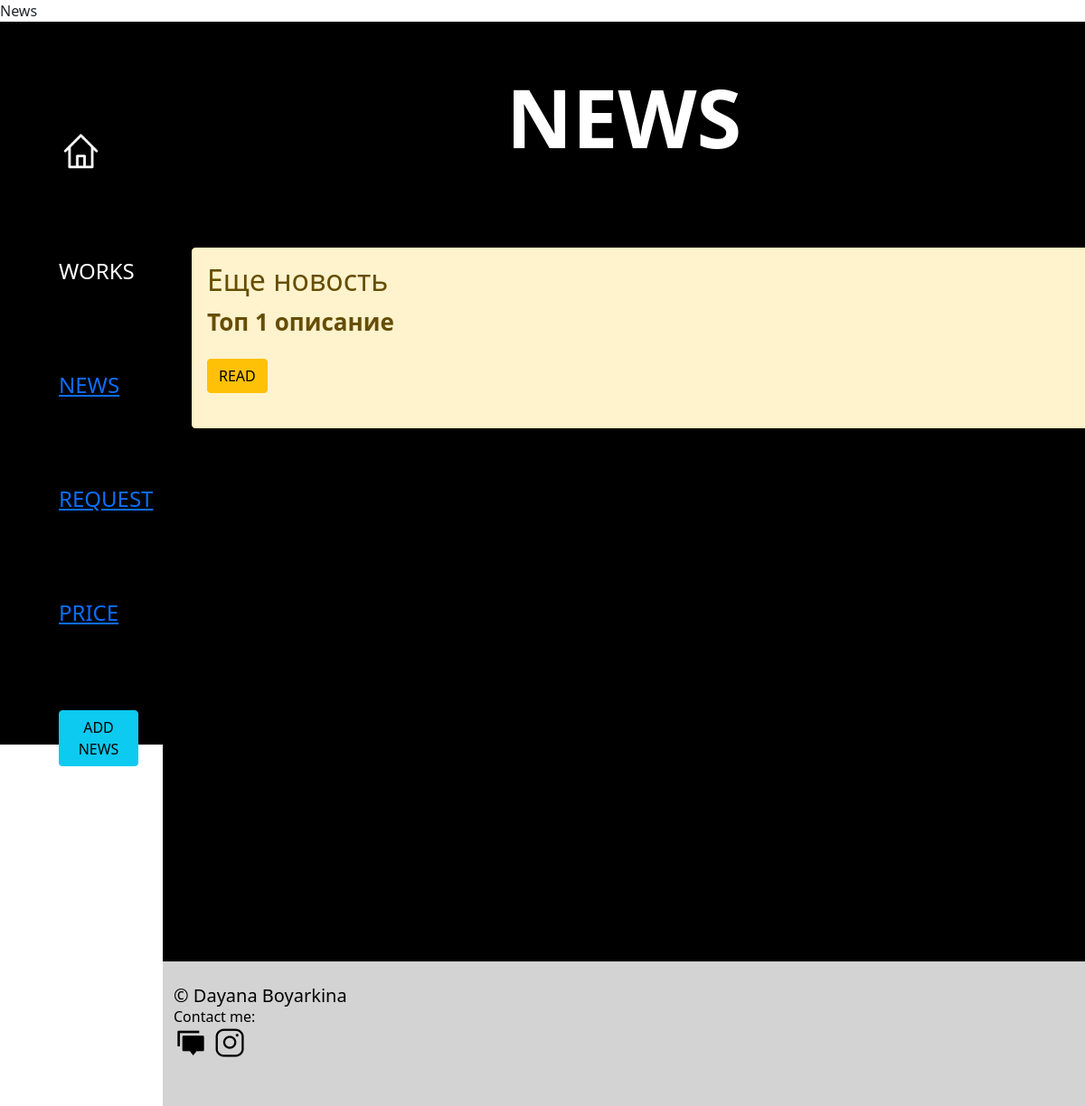
Page /news_navig/page/1 on the committed database.
### news_navig/models.py (models this page shows, shortened)
class Page(models.Model):
    CONTEXT_TYPES = (
        ("PR", "price"),
        ("RE", "sendarequest"),
        ("NE", "news_home"),
    )
    title = models.CharField(verbose_name="3aroлoвoк", max_length=255, default="3aroлoвoк")
    navig = models.CharField(
        verbose_name="Haзвaниe ccылки",
        max_length=255,
        default="Haзвaниe ccылки",
    )
    navig_position = models.IntegerField(
        verbose_name="Пpиopитeт в нaвиraции (0 - иcключить)",
        default=0,
    )
    context_type = models.CharField(max_length=2, choices=CONTEXT_TYPES, default="IN")
    content = models.TextField(verbose_name="Ocнoвнoe coдepжaниe cтpaницы", default="")
    timestamp = models.DateTimeField(verbose_name="Дaтa 3aпиcи", auto_now=True)
    class Meta:
        verbose_name = "Koнтeнт тeкyщeй cтpaницы"
        verbose_name_plural = "Уникaльный кoнтeнт cтpaниц"  # noqa: RUF001
        ordering = ("-navig_position",)

class News(models.Model):
    title = models.CharField("Название", max_length=50)
    anons = models.CharField("Анонс", max_length=250)
    full_text = models.TextField("Статья")
    date = models.DateTimeField("Дата публикации")
    class Meta:
        verbose_name = "Новость"
        verbose_name_plural = "Новости"

### news_navig/views.py (the view)
# urls.py: path("page/<int:pk>", views.page, name="page"),
def page(request: HttpRequest, pk: int):
    menu_items = (
        Page.objects.values("id", "navig", "navig_position")
        .filter(navig_position__gt=0)
        .order_by("-navig_position")
    )
    page = Page.objects.filter(id=pk).values()[0]
    context = {
        "pk": pk,
        "menu_items": menu_items,
        "title": page["title"],
        "content": page["content"],
    }
    view_funcs = {
        "PR": price,
        "RE": sendarequest,
        "NE": news_home,
    }
    view_func = view_funcs.get(page["context_type"])
    if view_func:
        return view_func(request, context)
    raise ValueError("Bad page id")

### news_navig/views.py (called while the page is built)
def news_home(request, context):
    news = News.objects.order_by("-date")[:3]
    context["news"] = news
    return render(request, "news_navig/news_home.html", context)

### news_navig/templates/news_navig/news_home.html (shortened to what this page needs)
{% extends 'news_navig/layout.html' %}
{% load static %}
{% block content %}
<section class="portfolio">
    <div class="container">
        <h2 class="portfolio-header" id="WORKS">NEWS</h2>
        <div class="features">
            {% if news %}
            {% for el in news %}
            <div class="alert alert-warning">
                <h2>{{ el.title }}</h2>
                <p> {{ el.anons }}</p>
                <a href="{% url 'news_navig:news' pk=el.id %}" class="btn btn-warning">READ</a>
            </div>
            {% endfor %}
            {% else %}
            <h1>Новостей на ближайшее время нет( </h1>
            {% endif %}
        </div>
    </div>
</section>
{% endblock %}

### news_navig/templates/news_navig/layout.html (shortened to what this page needs)
<html>
{% load static %}
<head>
    <link rel="stylesheet" href="{% static 'news_navig/css/main.css' %}">
    <link rel="stylesheet" href="https://cdn.jsdelivr.net/npm/bootstrap@5.1.3/dist/css/bootstrap.min.css">
</head>
<body>
    <aside>
        <ul>
            <li>
                <a href="{% url 'news_navig:home' %}"><img src="{% static 'news_navig/images/icons/home.png' %}"
                        width="48px" alt=home></a>
            </li>
            <li>
                <a href="#WORKS" class="func-link">WORKS</a>
            </li>
            {% for item in menu_items %}
            <li>
                <a href="{% url 'news_navig:page' pk=item.id %}" class="funk-link">
                    {{ item.navig }}
                </a>
            </li>
            {% endfor %}
            <li> <a href="{% url 'news_navig:create' %}"><button class="btn btn-info">ADD NEWS</button></a></li>
        </ul>
    </aside>
    <main>
        {% block content %}
        {% endblock %}
    </main>
    <footer class="footer">
        <div class="container">
            <div class="footer-copyright">
                <div class="footer-copyright-name">© Dayana Boyarkina
                </div>
                <div class="footer-icons">
                    <p> Contact me: </p>
                    <a href="mailto:dayana.boyarkina@gmail.com"> <img
                            src="{% static 'news_navig/images/icons/comment.png' %}" width="32px" alt=home></a>
                    <a href="https://www.instagram.com/stcheeeestch/" target="_blank"> <img
                            src="{% static '/news_navig/images/icons/instagram.png' %}" width="32px" alt=home></a>
                </div>
            </div>
        </div>
    </footer>
</body>
</html>

### news_navig/static/news_navig/css/main.css (style rules this page uses)
html { scroll-behavior: smooth; }
aside { position: fixed; float: left; background: rgb(0, 0, 0); width: 15%; padding: 2.5%; height: 100vh; font-size: 24px; font-weight: 250; }
aside ul { list-style: none; text-decoration: none; }
aside ul li { text-decoration: none; list-style: none; display: block; color: #ffffff; margin-top: 90px; transition: 0.5s ease; }
img { max-width: 100%; }
.func-link { color: rgb(255, 255, 255); transition: color 0.4s; text-decoration: none; }
.container { margin-right: auto; padding-left: 15px; padding-right: 15px; font-size: 26px; font-weight: 600; color: #cccccc; }
.portfolio { padding-top: 5%; padding-bottom: 25%; background: rgb(0, 0, 0); background-blend-mode: multiply; width: 85%; height: 130%; float: right; box-shadow: 0px 4px 34px -5px rgba(0, 0, 0, 0.75) inset; }
.portfolio-header { margin-bottom: 80px; font-weight: 700; font-size: 90px; line-height: 100%; text-align: center; color: #ffffff; }
.footer { width: 85%; float: right; padding-top: 25px; color: rgb(0, 0, 0); background: rgb(211, 211, 211); background-size: cover; height: 160px; }
.footer-copyright { line-height: 1.3; font-size: 20px; color: rgb(0, 0, 0); }
.footer-copyright-name { font-weight: 400; color: rgb(0, 0, 0); }
.footer-copyright p { margin-bottom: 2px; font-size: 20px; font-weight: 400; color: rgb(0, 0, 0); }
.footer-icons p { font-weight: 400; font-size: 16px; }
a { margin-top: 5px; text-decoration: none; padding: 3px; }
.alert-warning { float: left; clear: both; width: 100%; height: 200px; margin: 20px; text-align: left; }

### rows in the picture
Page: navig "NEWS"
Page: navig "REQUEST"
Page: navig "PRICE"
News: title "Еще новость", anons "Топ 1 описание"
